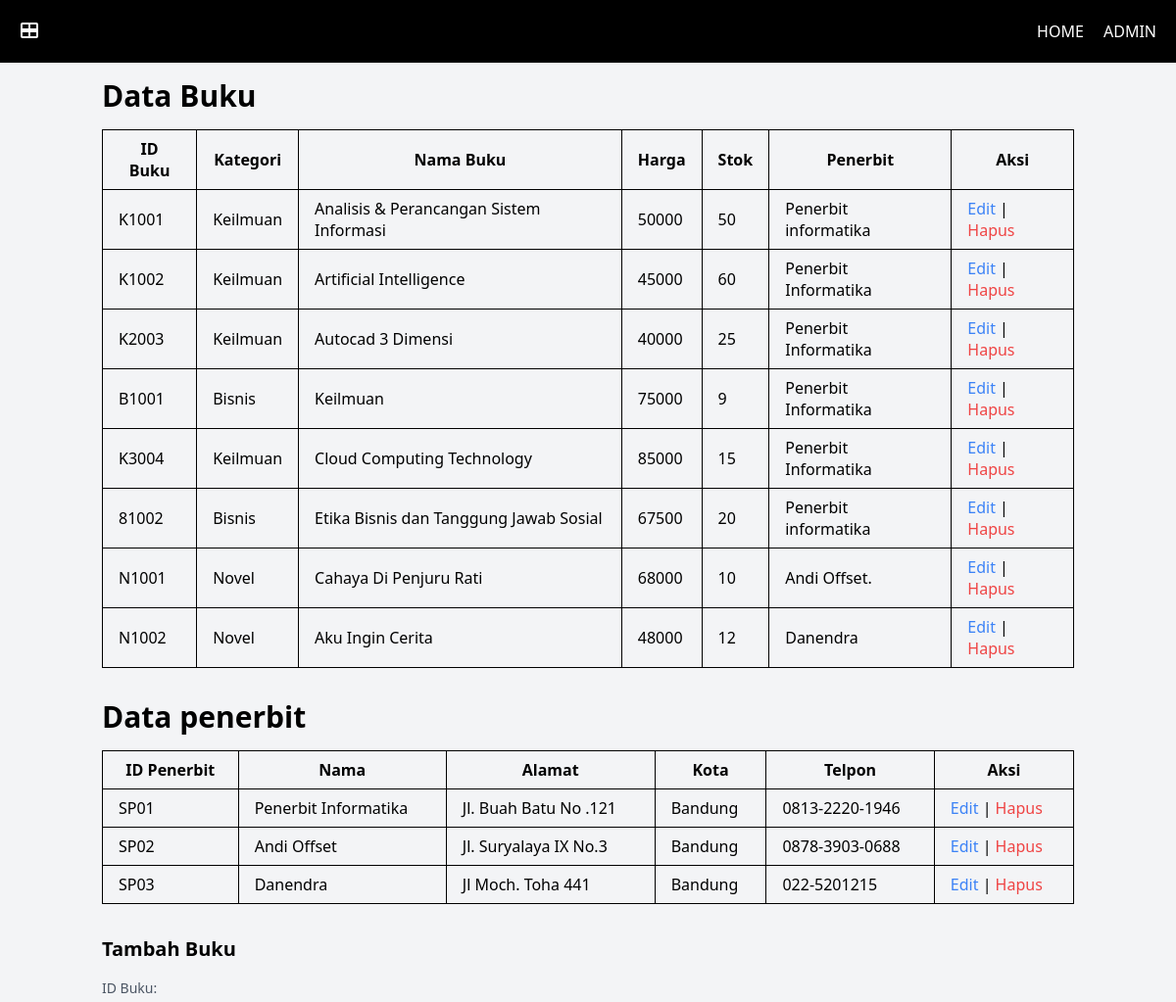
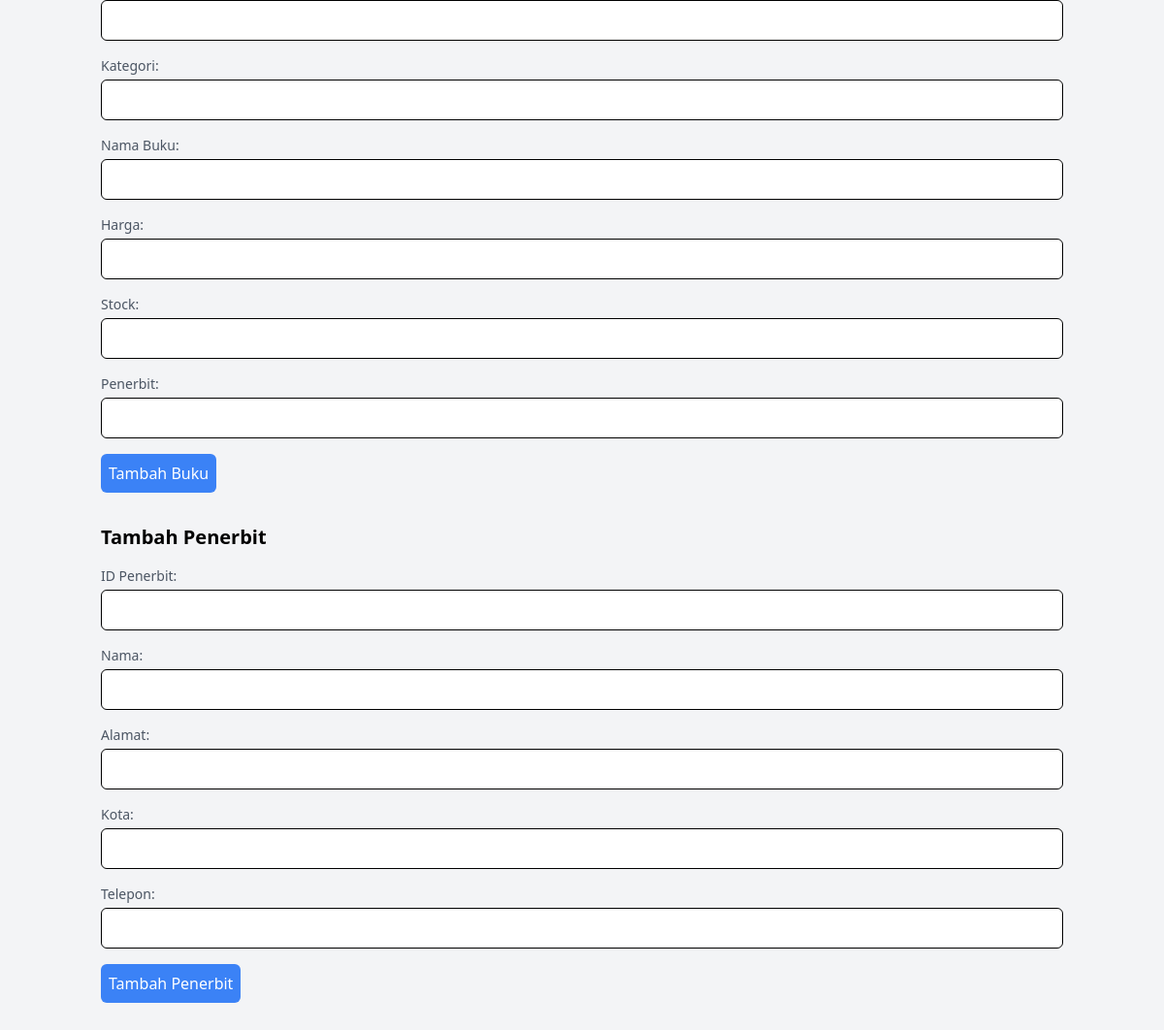
The app's page /admin.php with its own data (2 pictures, top to bottom).
### tables this page shows
CREATE TABLE `buku` (
  `id_buku` varchar(8) NOT NULL,
  `kategori` varchar(16) NOT NULL,
  `nama_buku` varchar(64) NOT NULL,
  `harga` int(11) NOT NULL,
  `stok` int(11) NOT NULL,
  `penerbit` varchar(64) NOT NULL
);

CREATE TABLE `penerbit` (
  `id_penerbit` varchar(8) NOT NULL,
  `nama` varchar(32) DEFAULT NULL,
  `alamat` varchar(64) DEFAULT NULL,
  `kota` varchar(16) DEFAULT NULL,
  `telepon` varchar(16) DEFAULT NULL
);

### admin.php (the view, shortened to what this page needs)
<?php
include 'koneksi.php';
include 'navbar.php';
$buku = mysqli_query($koneksi, "SELECT * FROM buku");
$penerbit = mysqli_query($koneksi, "SELECT * FROM penerbit");
?>
<!DOCTYPE html>
<html lang="en">
<head>
    <link href="https://cdn.jsdelivr.net/npm/tailwindcss@2.2.19/dist/tailwind.min.css" rel="stylesheet">
</head>
<body class="bg-gray-100">
    <div class="container mx-auto p-4">
        <h2 class="text-3xl font-bold mb-4">Data Buku</h2>
        <table class="w-full mb-8 border">
            <thead>
                <tr>
                    <th class="border border-black px-4 py-2">ID Buku</th>
                    <th class="border border-black px-4 py-2">Kategori</th>
                    <th class="border border-black px-4 py-2">Nama Buku</th>
                    <th class="border border-black px-4 py-2">Harga</th>
                    <th class="border border-black px-4 py-2">Stok</th>
                    <th class="border border-black px-4 py-2">Penerbit</th>
                    <th class="border border-black px-4 py-2">Aksi</th>
                </tr>
            </thead>
            <tbody>
                <?php foreach ($buku as $row) : ?>
                    <tr>
                        <td class="border border-black px-4 py-2"><?= $row['id_buku'] ?></td>
                        <td class="border border-black px-4 py-2"><?= $row['kategori'] ?></td>
                        <td class="border border-black px-4 py-2"><?= $row['nama_buku'] ?></td>
                        <td class="border border-black px-4 py-2"><?= $row['harga'] ?></td>
                        <td class="border border-black px-4 py-2"><?= $row['stok'] ?></td>
                        <td class="border border-black px-4 py-2"><?= $row['penerbit'] ?></td>
                        <td class="border border-black px-4 py-2">
                            <a href='edit.php?id=<?= $row['id_buku'] ?>&jenis=buku' class="text-blue-500">Edit</a> |
                            <form method='post' action='admin.php' class="inline">
                                <button type='submit' class="text-red-500">Hapus</button>
                            </form>
                        </td>
                    </tr>
                <?php endforeach; ?>
            </tbody>
        </table>
        <h2 class="text-3xl font-bold mb-4">Data penerbit</h2>
        <table class="w-full mb-8 border">
            <thead>
                <tr>
                    <th class="border  border-black px-4 py-2">ID Penerbit</th>
                    <th class="border border-black px-4 py-2">Nama</th>
                    <th class="border border-black px-4 py-2">Alamat</th>
                    <th class="border  border-black px-4 py-2">Kota</th>
                    <th class="border border-black px-4 py-2">Telpon</th>
                    <th class="border border-black px-4 py-2">Aksi</th>
                </tr>
            </thead>
            <tbody>
                <?php foreach ($penerbit as $row) : ?>
                    <tr>
                        <td class="border border-black px-4 py-2"><?= $row['id_penerbit'] ?></td>
                        <td class="border border-black px-4 py-2"><?= $row['nama'] ?></td>
                        <td class="border border-black px-4 py-2"><?= $row['alamat'] ?></td>
                        <td class="border border-black px-4 py-2"><?= $row['kota'] ?></td>
                        <td class="border border-black px-4 py-2"><?= $row['telepon'] ?></td>
                        <td class="border border-black px-4 py-2">
                            <a href='edit.php?id=<?= $row['id_penerbit'] ?>&jenis=penerbit' class="text-blue-500">Edit</a> |
                            <form method='post' action='admin.php' class="inline">
                                <button type='submit' class="text-red-500">Hapus</button>
                            </form>
                        </td>
                    </tr>
                <?php endforeach; ?>
            </tbody>
        </table>
        <h3 class="text-xl font-bold mb-4">Tambah Buku</h3>
        <form action="admin.php" method="post" class="mb-8">
            <div class="mb-4">
                <label for="id_buku" class="block text-sm font-medium text-gray-600">ID Buku:</label>
                <input type="text" name="id_buku" required class="mt-1 p-2 border border-black rounded-md w-full">
            </div>
            <div class="mb-4">
                <label for="kategori" class="block text-sm font-medium text-gray-600">Kategori:</label>
                <input type="text" name="kategori" required class="mt-1 p-2 border border-black rounded-md w-full">
            </div>
            <div class="mb-4">
                <label for="nama_buku" class="block text-sm font-medium text-gray-600">Nama Buku:</label>
                <input type="text" name="nama_buku" required class="mt-1 p-2 border border-black rounded-md w-full">
            </div>
            <div class="mb-4">
                <label for="harga" class="block text-sm font-medium text-gray-600">Harga:</label>
                <input type="text" name="harga" required class="mt-1 p-2 border border-black rounded-md w-full">
            </div>
            <div class="mb-4">
                <label for="stok" class="block text-sm font-medium text-gray-600">Stock:</label>
                <input type="text" name="stok" required class="mt-1 p-2 border border-black rounded-md w-full">
            </div>
            <div class="mb-4">
                <label for="penerbit" class="block text-sm font-medium text-gray-600">Penerbit:</label>
                <input type="text" name="penerbit" required class="mt-1 p-2 border border-black rounded-md w-full">
            </div>
            <input type="submit" value="Tambah Buku" class="bg-blue-500 text-white p-2 rounded-md cursor-pointer">
        </form>
        <h3 class="text-xl font-bold mb-4">Tambah Penerbit</h3>
        <form action="admin.php" method="post">
            <div class="mb-4">
                <label for="id_penerbit" class="block text-sm font-medium text-gray-600">ID Penerbit:</label>
                <input type="text" name="id_penerbit" required class="mt-1 p-2 border border-black rounded-md w-full">
            </div>
            <div class="mb-4">
                <label for="nama" class="block text-sm font-medium text-gray-600">Nama:</label>
                <input type="text" name="nama" required class="mt-1 p-2 border border-black rounded-md w-full">
            </div>
            <div class="mb-4">
                <label for="alamat" class="block text-sm font-medium text-gray-600">Alamat:</label>
                <input type="text" name="alamat" required class="mt-1 p-2 border border-black rounded-md w-full">
            </div>
            <div class="mb-4">
                <label for="kota" class="block text-sm font-medium text-gray-600">Kota:</label>
                <input type="text" name="kota" required class="mt-1 p-2 border border-black rounded-md w-full">
            </div>
            <div class="mb-4">
                <label for="telepon" class="block text-sm font-medium text-gray-600">Telepon:</label>
                <input type="text" name="telepon" required class="mt-1 p-2 border border-black rounded-md w-full">
            </div>
            <input type="submit" value="Tambah Penerbit" class="bg-blue-500 text-white p-2 rounded-md cursor-pointer">
        </form>
    </div>
</body>
</html>

### records on screen
buku: id_buku "K1001", kategori "Keilmuan", nama_buku "Analisis & Perancangan Sistem Informasi", harga "50000", stok "50", penerbit "Penerbit informatika"
buku: id_buku "K1002", kategori "Keilmuan", nama_buku "Artificial Intelligence", harga "45000", stok "60", penerbit "Penerbit Informatika"
buku: id_buku "K2003", kategori "Keilmuan", nama_buku "Autocad 3 Dimensi", harga "40000", stok "25", penerbit "Penerbit Informatika"
buku: id_buku "B1001", kategori "Bisnis", nama_buku "Keilmuan", harga "75000", stok "9", penerbit "Penerbit Informatika"
buku: id_buku "K3004", kategori "Keilmuan", nama_buku "Cloud Computing Technology", harga "85000", stok "15", penerbit "Penerbit Informatika"
buku: id_buku "81002", kategori "Bisnis", nama_buku "Etika Bisnis dan Tanggung Jawab Sosial", harga "67500", stok "20", penerbit "Penerbit informatika"
buku: id_buku "N1001", kategori "Novel", nama_buku "Cahaya Di Penjuru Rati", harga "68000", stok "10", penerbit "Andi Offset."
buku: id_buku "N1002", kategori "Novel", nama_buku "Aku Ingin Cerita", harga "48000", stok "12", penerbit "Danendra"
penerbit: id_penerbit "SP01", nama "Penerbit Informatika", alamat "Jl. Buah Batu No .121", kota "Bandung", telepon "0813-2220-1946"
penerbit: id_penerbit "SP02", nama "Andi Offset", alamat "Jl. Suryalaya IX No.3", kota "Bandung", telepon "0878-3903-0688"
penerbit: id_penerbit "SP03", nama "Danendra", alamat "Jl Moch. Toha 441", kota "Bandung", telepon "022-5201215"
